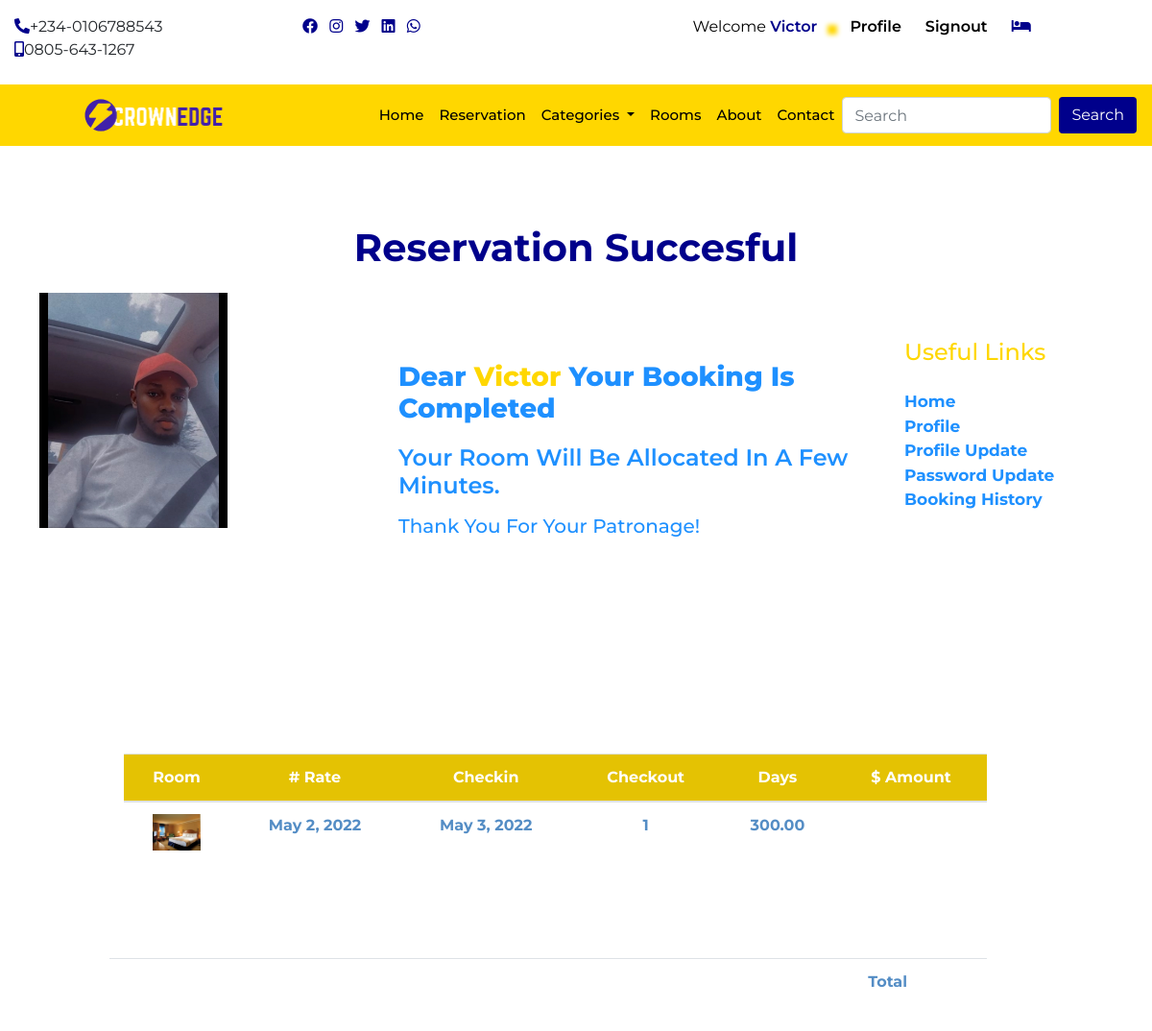
Screenshot of /callback/ (signed in) with the database file from the repository.
### home/models.py (models this page shows, shortened)
class CompanyProfile(models.Model):
    name = models.CharField(max_length=50)
    keyword = models.CharField(max_length=150)
    description = models.CharField(max_length=150)
    logo = models.ImageField(upload_to='logo', blank=True, null=True)
    favicon = models.ImageField(upload_to='logo', blank=True, null=True, default='/favicon-96x96.png')
    carousel = models.ImageField(upload_to='carousel', blank=True, null=True)
    carousel2 = models.ImageField(upload_to='carousel', blank=True, null=True)
    carousel3 = models.ImageField(upload_to='carousel', blank=True, null=True)
    carousel4 = models.ImageField(upload_to='carousel', blank=True, null=True)
    banner = models.ImageField(upload_to='banner', blank=True, null=True)
    mobile = models.CharField(max_length=20)
    mobile2 = models.CharField(max_length=20)
    address = models.CharField(max_length=100)
    email = models.EmailField()
    website = models.URLField()
    about = models.TextField()
    about2 = models.TextField()
    copyright_year = models.CharField(max_length=4)
    class Meta:
        db_table = 'companyprofile'
        managed = True
        verbose_name = 'CompanyProfile'
        verbose_name_plural = 'CompanyProfile'

### userprofile/models.py (models this page shows, shortened)
class Profile(models.Model):
    user = models.OneToOneField(User, on_delete= models.CASCADE)
    first_name = models.CharField(max_length=50)
    last_name = models.CharField(max_length=50)
    email = models.EmailField(max_length=50)
    phone = models.CharField(max_length=50)
    address = models.CharField(max_length=150)
    state = models.CharField(max_length=50)
    pix = models.ImageField(upload_to='profile', default='profile/avatar.jpg')
    class Meta:
        db_table = 'profile'
        managed = True
        verbose_name = 'Profile'
        verbose_name_plural = 'Profile'

### booking/models.py (models this page shows, shortened)
class Booking(models.Model):
    user = models.ForeignKey(User, on_delete=models.CASCADE)
    room = models.ForeignKey(Room, on_delete=models.CASCADE)
    room_num = models.IntegerField(default=1)
    booking_code = models.CharField(max_length=50)
    checkin = models.DateField()
    checkout = models.DateField()
    no_days = models.IntegerField(blank=True, null=True)
    price = models.IntegerField(default=1)
    amount = models.IntegerField(blank=True, null=True)
    paid = models.BooleanField(default=False)
    avaliable = models.BooleanField(default=True)
    booking_date = models.DateTimeField(auto_now=True)
    del_booking = models.DateTimeField(default=timezone.now)
    checkout_update = models.DateTimeField(auto_now=True)
    future = models.BooleanField(default=False)
    display = models.BooleanField(default=True)

### room/models.py (models this page shows, shortened)
class Room(models.Model):
    category = models.ForeignKey(Category,on_delete= models.CASCADE)
    tag = models.CharField(max_length=50)
    room_no = models.IntegerField()
    slug = models.SlugField(unique=True)
    room_img = models.ImageField(upload_to='room', blank=True, null=True)
    description = models.TextField()
    rate = models.IntegerField()
    amenity = models.CharField(max_length=100)
    standard_suite = models.BooleanField(default=False)
    luxury_suite = models.BooleanField(default=False)
    deluxe_suite = models.BooleanField(default=False)
    royal_suite = models.BooleanField(default=False)
    min_guest = models.IntegerField()
    max_guest = models.IntegerField()
    available = models.BooleanField(default=True)
    created_at = models.DateTimeField(auto_now_add=True)
    updated_at = models.DateTimeField(auto_now=True)
    class Meta:
        db_table = 'room'
        managed = True
        verbose_name = 'Room'
        verbose_name_plural = 'Room'

### home/views.py (the view)
# urls.py: path('callback/', views.callback, name='callback'),
def callback(request):
    profile = Profile.objects.get(user__username = request.user.username)
    booking = Booking.objects.filter(user__username = request.user.username, paid=False)
    reserved = Booking.objects.filter(user__username = request.user.username, paid=True, future=True)
    for item in booking:
        item.paid = True
        item.avaliable = False
        item.future = True
        item.display = True
        item.save()
        room = Room.objects.get(pk=item.room.id)
        room.available = False
        room.save()
        subtotal = 0
    vat = 0
    total = 0
    for item in reserved:
        subtotal += item.price * item.no_days
    vat = 0.075 * subtotal
    total = subtotal + vat
    context = {
        'profile':profile,
        'reserved':reserved,
    }
    return render(request, 'callback.html', context)

### home/context_processor.py (called while the page is built)
def dropdown(request):
    categories = Category.objects.all()
    context = {
        'categories':categories
    }
    return context

def company(request):
    cprofile = CompanyProfile.objects.get(pk=1)
    context = {
        'cprofile':cprofile
    }
    return context

def cartcount(request):
    count = Booking.objects.filter(user__username = request.user.username, paid=False)
    itemcount = 0
    for item in count:
        itemcount += item.no_days
    context = {
        'itemcount':itemcount
    }
    return context

### home/templatetags/sample_tags.py (called while the page is built)
@register.simple_tag
def intralink(main, link):
    return reverse(main) + '#' + link

### home/templates/callback.html (shortened to what this page needs)
{% extends 'base.html' %}
{% load humanize %}
{% block header %}
{% include "header.html" %}
{% endblock header %}
{% block content %}
<section>
  <div class="container-fluid">
    <h1 class="title">Reservation Succesful</h1>
    <div class="row callback">
      <div class="col-12 col-sm-12 col-md-5 col-lg-4">
        <div class="img-pcard">
          <img src="{{profile.pix.url}}" alt="">
        </div>
      </div>
      <div class="col-12 col-sm-12 col-md-5 col-lg-5">
        <div class="call">
          <h3>Dear <span>{{profile.first_name}}</span> your booking is completed</h3>
          <h4>your room will be allocated in a few minutes.</h4>
          <h5>thank you for your patronage!</h5>
        </div>
      </div>
      <div class="col-12 col-sm-12 col-md-2 col-lg-3 mt-5">
        <div class="pro-links">
          <h4 class="mb-4">Useful Links</h4>
          <ul class="list-unstyled">
            <li><a href="{% url 'home' %}">Home</a></li>
            <li><a href="{% url 'profile' %}">profile</a></li>
            <li><a href="{% url 'update' %}">profile update</a></li>
            <li><a href="{% url 'password' %}">password update</a></li>
            <li><a href="{% url 'history' %}"> booking history</a></li>
          </ul>
        </div>
    </div>
    <div class="container">
      <div class="table-responsive cart">
          <table class="cart table">
            <thead>
              <tr>
                <th scope="col">room</th>
                <th scope="col"># rate</th>
                <th scope="col">checkin</th>
                <th scope="col">checkout</th>
                <th scope="col">days</th>
                <th scope="col">$ amount</th>
              </tr>
            </thead>
            <tbody>
                {% if reserved %}
                {% for item in reserved %}
              <tr>
                <td><img src="{{item.room.room_img.url}}" style="width: 50px"></td>
                <td>{{item.checkin}}</td>
                <td>{{item.checkout}}</td>
                <td>{{item.no_days}}</td>
                <td>{{item.amount|floatformat:2|intcomma}}</td>
              </tr>
              {% endfor %}
              {% endif %}
            </tbody>
          </table>
          <table class="cart table">
            <tbody>
            <tr>
              <td class="row"></td>
              <td></td>
              <td></td>
              <td></td>
              <td></td>
              <td></td>
              <td></td>
              <td></td>
              <td></td>
              <td></td>
              <td>Total{{total|floatformat:2|intcomma}}</td>
            </tr>
          </tbody>
        </table>
      </div>
    </div>
  </div>
</section>
  {% endblock content %}

### home/templates/header.html (shortened to what this page needs)
{% load sample_tags %}
<div class="container-fluid">
    <div class="row">
      <div class="col-12 col-sm-6 col-md-2 col-lg-3 mt-3 mb-2 hide">
        <ul class="list-inline">
          <li class="list-inline-item"><a href=""><i class="fas fa-phone-alt"></i></a><span>+234-0106788543</span></li>
          <li class="list-inline-item"><a href=""><i class="fas fa-mobile-alt"></i></a><span>0805-643-1267</span></li>
        </ul>
      </div>
      <div class="col-12 col-sm-6 col-md-2 col-lg-3 mt-3 mb-2 hide">
        <ul class="list-inline">
          <li class="list-inline-item"><a href=""><i class="fab fa-facebook"></i></a></li>
          <li class="list-inline-item"><a href=""><i class="fab fa-instagram"></i></a></li>
          <li class="list-inline-item"><a href=""><i class="fab fa-twitter"></i></a></li>
          <li class="list-inline-item"><a href=""><i class="fab fa-linkedin"></i></a></li>
          <li class="list-inline-item"><a href=""><i class="fab fa-whatsapp"></i></a></li>
        </ul>
      </div>
      <div class="col-12 col-sm-12 col-md-8 col-lg-6 mt-3 mb-2 auth">
        <ul class="">
          {% if user.is_authenticated %}
          <li class=""><a href="{% url 'profile' %}" class="welcome">welcome
            <span>
            {% if user.first_name %}
              {{request.user.first_name}}
            {% else %}
              {{request.user.username}}
            {% endif %}
          </span></i></a></li>
          <li class=""><a href="{% url 'profile' %}" class="user-btn"><span>profile</span></a></li>
          <li class=""><a href="{% url 'signout' %}" class="user-btn"><span>signout</span></a></li>
          <li class="">
            <a href="{% url 'booked' %}" class="user-btn">
              {% if itemcount %}
              <span class="badge badge-pill badge-warning">{{itemcount}}
                <i class="fas fa-bed"></i>
                <span class="badge badge-pill badge-warning">{{itemcount}}</span>
              </span>
                {% else %}
                <i class="fas fa-bed"></i>
              {% endif %}
            </a>
          </li>
          {% else %}
          <li class=""><a href="{% url 'signin' %}" class="user-btn"><i class="fas fa-user"></i><span>signin</span></a></li>
          <li class=""><a href="{% url 'signup' %}" class="user-btn"><i class="fas fa-users"></i><span>signup</span></a></li>
          {% endif %}
        </ul>
      </div>
    </div>
  </div>
      <nav class="navbar navbar-expand-lg navbar-light sticky-top">
        <a class="navbar-brand" href="{% url 'home' %}"><img src="{{cprofile.logo.url}}" alt=""></a>
        <div class="collapse navbar-collapse" id="navbarSupportedContent">
          <ul class="navbar-nav ml-auto">
            <li class="nav-item active">
              <a class="nav-link" href="{% url 'home' %}">home <span class="sr-only">(current)</span></a>
            </li>
            <li class="nav-item">
              <a class="nav-link" href="">reservation</a>
            </li>
            <li class="nav-item dropdown">
              <a class="nav-link dropdown-toggle" href="/index2.html" id="navbarDropdown" role="button" data-toggle="dropdown" aria-haspopup="true" aria-expanded="false">
                categories
              </a>
            </li>
            <li class="nav-item">
              <a class="nav-link" href="{% url 'rooms' %}">rooms</a>
            </li>
            <li class="nav-item">
              <a class="nav-link" href="#aboutus">about</a>
            </li>
            <li class="nav-item">
              <a class="nav-link" href="{% intralink 'home' 'contact' %}">contact</a>
            </li>
          </ul>
          <form class="form-inline my-2 my-lg-0" action="{% url 'search' %}" method="POST">
            <input class="form-control mr-sm-2" name="search" type="search" placeholder="Search" aria-label="Search">
            <button class="btn form-btn" type="submit">Search</button>
          </form>
        </div>
      </nav>

### home/static/css/style.css (style rules this page uses)
* { margin: 0px; padding: 0px; box-sizing: border-box; }
body { font-family: 'Montserrat', sans-serif; }
html { scroll-behavior: smooth; }
.hide a { color: darkblue; }
.welcome { color: black; font-weight: 400; text-transform: capitalize; padding-right: .6rem; }
.welcome span { color: darkblue; font-weight: 600; text-decoration: none; }
.user-btn { color: darkblue; font-weight: 400; padding-left: 1rem; padding-right: .3rem; }
.user-btn span { color: black; font-weight: 600; text-transform: capitalize; }
.auth { display: flex; justify-content: space-around; }
.auth li { display: inline; }
h1 { color: gold; }
.navbar { background: gold; }
#navbarSupportedContent a { color: black; text-transform: capitalize; font-size: 15px; font-weight: 500; }
.navbar img { width: 50%; margin-left: 20%; }
.navbar-nav { margin-left: 50%; }
.form-btn { color:white; background: darkblue; }
.container-fluid h1 { text-align: center; margin-top: 2%; }
.cart { width: 90%; text-align: center; margin-left: 4%; margin-right: 2%; margin-bottom: 10%; }
.cart thead { background: rgb(228, 194, 3); color: white; text-transform: capitalize; }
.cart td { color: rgb(84, 141, 197); text-transform: capitalize; font-weight: 700; }
.cart img { width: 80px; }
.title { text-transform: capitalize; padding-top: 5%; margin-bottom: 2%; color: darkblue; font-weight: bold; }
.img-pcard { width: 60%; height: 60vh; padding-left: 7%; }
.img-pcard img { width: 100%; }
.pro-links { margin-left: 10%; }
.pro-links h4 { color: gold; }
.pro-links a { color: dodgerblue; font-size: 17px; font-weight: 700; text-transform: capitalize; }
.callback { margin-bottom: 5%; }
.call { margin-top: 15%; color: dodgerblue; text-transform: capitalize; }
.call span { color: gold; }
.call h3 { margin-bottom: 20px; font-weight: 800; }
.call h4 { margin-bottom: 15px; font-weight: 600; }

### rows the page displays
CompanyProfile: logo (picture)
Profile: pix (picture), first_name "Victor"
Booking: room.room_img (picture), checkin "May 2, 2022", checkout "May 3, 2022", no_days "1", amount "300.00"

### other values shown
{{ request.user.first_name }} "Victor"
